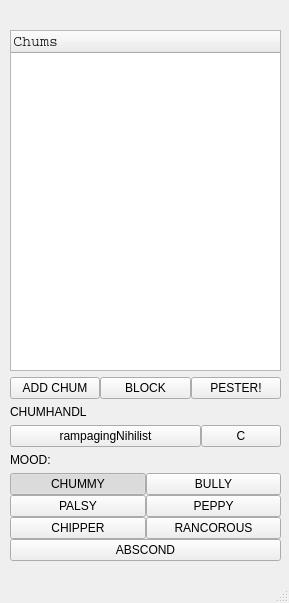
<?xml version="1.0" encoding="UTF-8"?>
<ui version="4.0">
 <class>MainWindow</class>
 <widget class="QMainWindow" name="MainWindow">
  <property name="geometry">
   <rect>
    <x>0</x>
    <y>0</y>
    <width>289</width>
    <height>603</height>
   </rect>
  </property>
  <property name="windowTitle">
   <string>MainWindow</string>
  </property>
  <widget class="QWidget" name="centralwidget">
   <widget class="QWidget" name="verticalLayoutWidget">
    <property name="geometry">
     <rect>
      <x>10</x>
      <y>10</y>
      <width>271</width>
      <height>551</height>
     </rect>
    </property>
    <layout class="QVBoxLayout" name="verticalLayout">
     <item>
      <widget class="QLabel" name="appLabel">
       <property name="text">
        <string> </string>
       </property>
       <property name="alignment">
        <set>Qt::AlignCenter</set>
       </property>
      </widget>
     </item>
     <item>
      <widget class="QTreeWidget" name="chumsTree">
       <property name="sizePolicy">
        <sizepolicy hsizetype="Expanding" vsizetype="Minimum">
         <horstretch>0</horstretch>
         <verstretch>4</verstretch>
        </sizepolicy>
       </property>
       <property name="maximumSize">
        <size>
         <width>16777215</width>
         <height>16777215</height>
        </size>
       </property>
       <property name="sizeIncrement">
        <size>
         <width>0</width>
         <height>2</height>
        </size>
       </property>
       <column>
        <property name="text">
         <string>Chums</string>
        </property>
        <property name="font">
         <font>
          <family>Courier</family>
          <pointsize>11</pointsize>
         </font>
        </property>
        <property name="background">
         <color>
          <red>0</red>
          <green>0</green>
          <blue>0</blue>
         </color>
        </property>
       </column>
      </widget>
     </item>
     <item>
      <layout class="QHBoxLayout" name="friendButtons">
       <property name="spacing">
        <number>0</number>
       </property>
       <item>
        <widget class="QPushButton" name="addChumButton">
         <property name="text">
          <string>ADD CHUM</string>
         </property>
        </widget>
       </item>
       <item>
        <widget class="QPushButton" name="blockButton">
         <property name="text">
          <string>BLOCK</string>
         </property>
        </widget>
       </item>
       <item>
        <widget class="QPushButton" name="pesterButton">
         <property name="text">
          <string>PESTER!</string>
         </property>
        </widget>
       </item>
      </layout>
     </item>
     <item>
      <widget class="QLabel" name="handleLabel">
       <property name="text">
        <string>CHUMHANDL</string>
       </property>
      </widget>
     </item>
     <item>
      <layout class="QGridLayout" name="gridLayout_2">
       <property name="spacing">
        <number>0</number>
       </property>
       <item row="0" column="1">
        <widget class="QPushButton" name="colorButton">
         <property name="sizePolicy">
          <sizepolicy hsizetype="Maximum" vsizetype="Maximum">
           <horstretch>0</horstretch>
           <verstretch>0</verstretch>
          </sizepolicy>
         </property>
         <property name="text">
          <string>C</string>
         </property>
         <property name="checkable">
          <bool>false</bool>
         </property>
        </widget>
       </item>
       <item row="0" column="0">
        <widget class="QPushButton" name="nameButton">
         <property name="sizePolicy">
          <sizepolicy hsizetype="Expanding" vsizetype="Maximum">
           <horstretch>3</horstretch>
           <verstretch>0</verstretch>
          </sizepolicy>
         </property>
         <property name="text">
          <string>rampagingNihilist</string>
         </property>
        </widget>
       </item>
      </layout>
     </item>
     <item>
      <widget class="QLabel" name="moodLabel">
       <property name="text">
        <string>MOOD:</string>
       </property>
      </widget>
     </item>
     <item>
      <layout class="QVBoxLayout" name="verticalLayout_2">
       <property name="spacing">
        <number>0</number>
       </property>
       <property name="bottomMargin">
        <number>0</number>
       </property>
       <item>
        <layout class="QGridLayout" name="gridLayout">
         <property name="spacing">
          <number>0</number>
         </property>
         <item row="0" column="0">
          <widget class="QPushButton" name="chummyButton">
           <property name="text">
            <string>CHUMMY</string>
           </property>
           <property name="checkable">
            <bool>true</bool>
           </property>
           <property name="checked">
            <bool>true</bool>
           </property>
          </widget>
         </item>
         <item row="2" column="0">
          <widget class="QPushButton" name="chipperButton">
           <property name="text">
            <string>CHIPPER</string>
           </property>
           <property name="checkable">
            <bool>true</bool>
           </property>
          </widget>
         </item>
         <item row="0" column="1">
          <widget class="QPushButton" name="bullyButton">
           <property name="text">
            <string>BULLY</string>
           </property>
           <property name="checkable">
            <bool>true</bool>
           </property>
          </widget>
         </item>
         <item row="2" column="1">
          <widget class="QPushButton" name="rancorousButton">
           <property name="text">
            <string>RANCOROUS</string>
           </property>
           <property name="checkable">
            <bool>true</bool>
           </property>
          </widget>
         </item>
         <item row="1" column="0">
          <widget class="QPushButton" name="palsyButton">
           <property name="text">
            <string>PALSY</string>
           </property>
           <property name="checkable">
            <bool>true</bool>
           </property>
          </widget>
         </item>
         <item row="1" column="1">
          <widget class="QPushButton" name="peppyButton">
           <property name="text">
            <string>PEPPY</string>
           </property>
           <property name="checkable">
            <bool>true</bool>
           </property>
          </widget>
         </item>
        </layout>
       </item>
       <item>
        <widget class="QPushButton" name="abscondButton">
         <property name="text">
          <string>ABSCOND</string>
         </property>
         <property name="checkable">
          <bool>true</bool>
         </property>
        </widget>
       </item>
      </layout>
     </item>
    </layout>
   </widget>
  </widget>
  <widget class="QMenuBar" name="menubar">
   <property name="geometry">
    <rect>
     <x>0</x>
     <y>0</y>
     <width>289</width>
     <height>21</height>
    </rect>
   </property>
  </widget>
  <widget class="QStatusBar" name="statusbar"/>
 </widget>
 <resources/>
 <connections/>
</ui>
